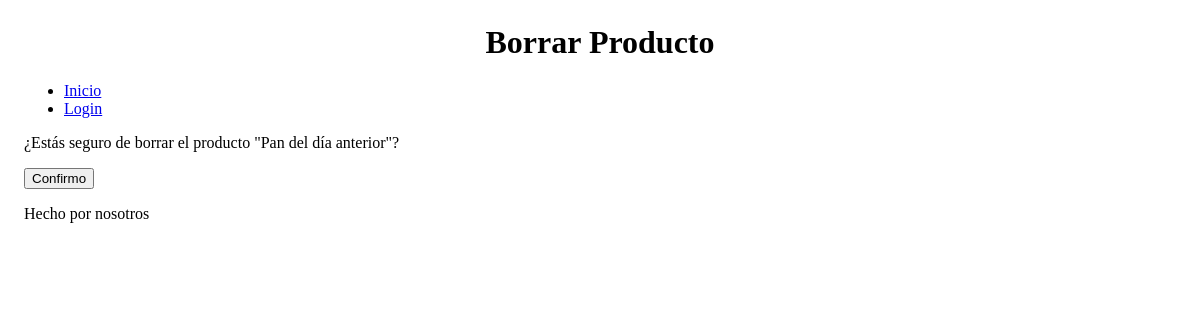
The page /producto/producto/borrar/2 on the database as committed earlier.
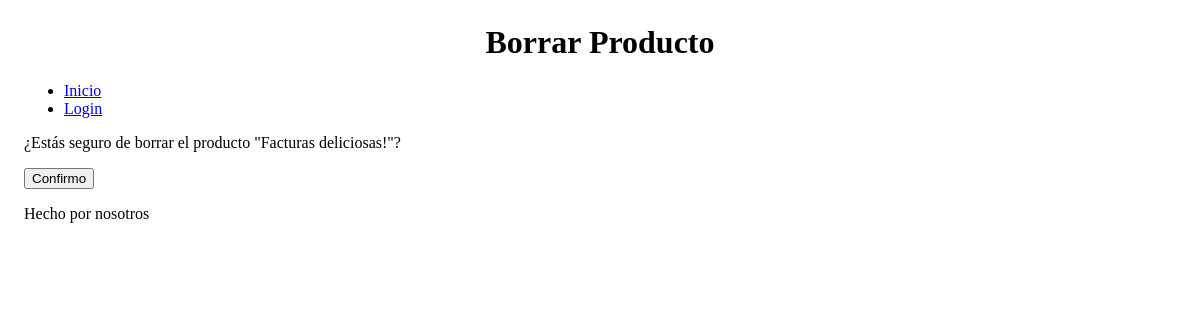
The same page on the database as committed later.
### producto/models.py (models this page shows, shortened)
class Producto(models.Model):
    categoria = models.ForeignKey(Categoria, on_delete=models.SET_NULL, null=True, blank=True, verbose_name="categoría")
    nombre = models.CharField(max_length=100)
    descripcion = models.TextField(null=True, blank=True)
    unidad_de_medida = models.CharField(max_length=50)
    stock = models.FloatField()
    precio = models.DecimalField(max_digits=10, decimal_places=2)
    fecha_actualizacion = models.DateTimeField(editable=False, auto_now=True)
    class Meta:
        verbose_name = "Producto"
        verbose_name_plural = "Productos"
        constraints = [
            models.UniqueConstraint(fields=["categoria", "nombre"], name="categoria_nombre")
        ]
        indexes = [models.Index(fields=["nombre"])]

### producto/views_models/producto.py (the view)
# urls.py: path("producto/borrar/<int:pk>", producto.ProductoDelete.as_view(), name="borrar_producto"),
class ProductoDelete(DeleteView):
	model = models.Producto
	success_url = reverse_lazy("producto:lista_producto")

### producto/templates/producto/producto_confirm_delete.html (shortened to what this page needs)
{% extends 'core/base.html' %}
{% block titulo %}
    Borrar Producto
{% endblock titulo %}
{% block main %}
    <p>¿Estás seguro de borrar el producto "{{ producto.nombre }}"?</p>
    <form method="post">
        <button type="submit">Confirmo</button>
    </form>
{% endblock main %}

Rows that differ between the two databases and show on the page:
changed Producto: nombre "Pan del día anterior" → "Facturas deliciosas!"
